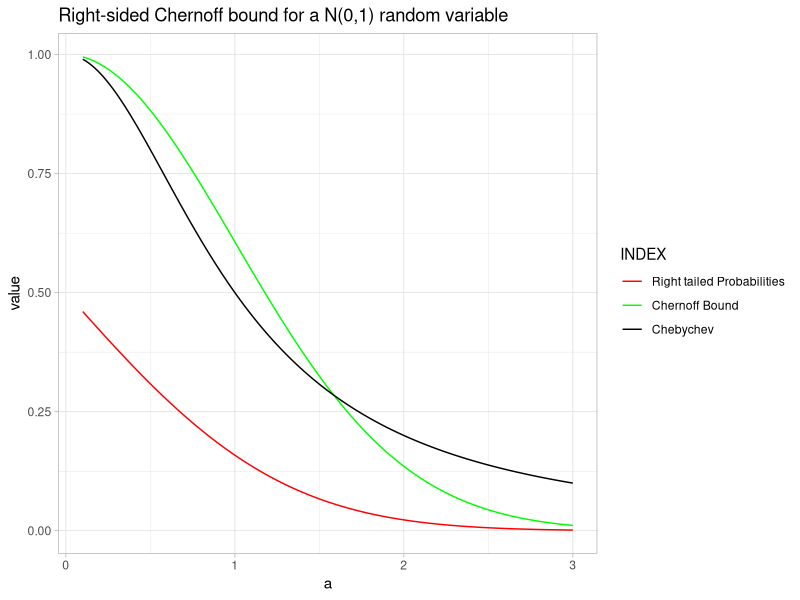
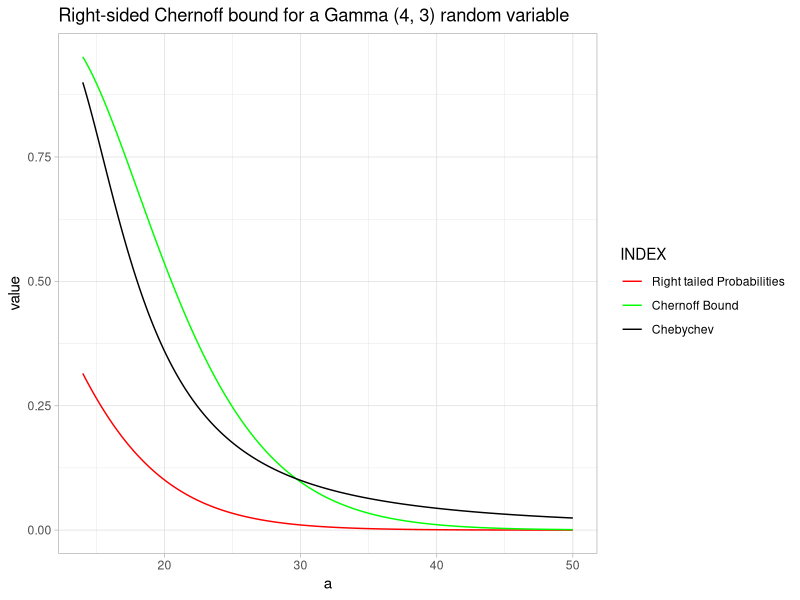
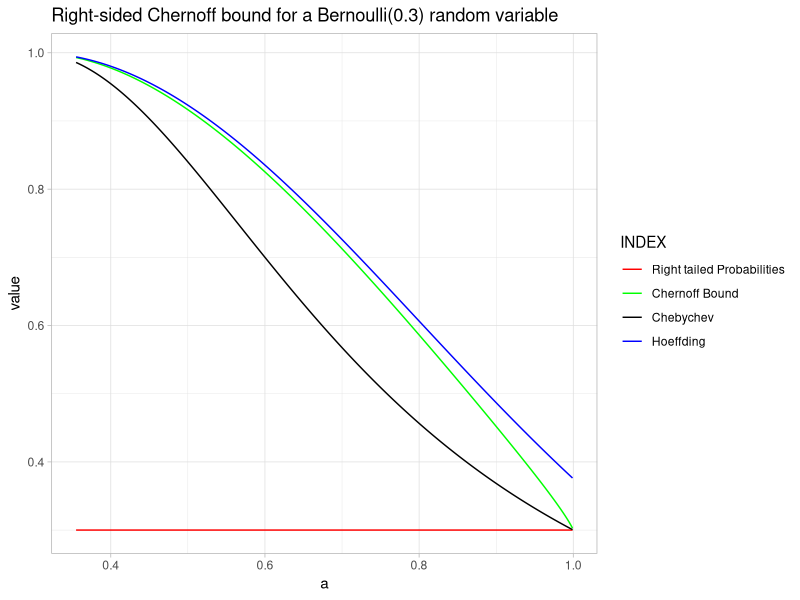
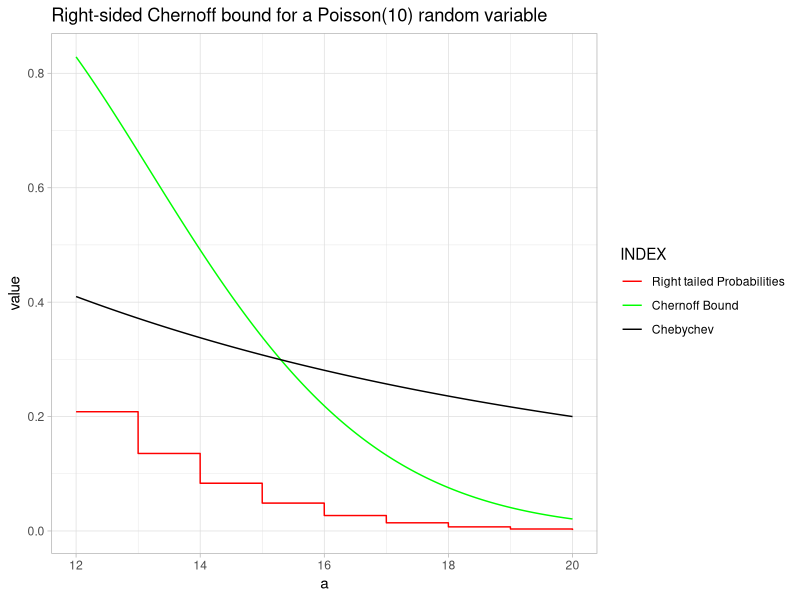

Recreate these plots in R, in order.
## ---- chunk 1
knitr::opts_chunk$set(echo = FALSE,message=F,warning = F)
## ---- chunk 2
#chernoff bound
rm(list=ls())
library(reshape2)
library(ggplot2)

#norm
a = seq(.1,3,.001)
prob = 1 - pnorm(a,0,1)
chernoff = exp(-((a^2)/(2)))
cheby = 1/(1 + (a^2))


p.data=melt(data.frame(a,prob,chernoff,cheby),
            id='a')

ggplot(data=p.data,aes(x=a,y=value,colour=variable))+
  geom_line()+
  labs(title = 'Right-sided Chernoff bound for a N(0,1) random variable')+
  theme(plot.title =element_text(size=16,hjust=.5,face='bold'),
        plot.subtitle = element_text(size=14,hjust=.5,face='italic'),
        legend.title = element_text(hjust=.5),
        axis.title = element_text(face='bold'),
        axis.text=element_text(face='bold'))+theme_light()+
  scale_color_manual(name="INDEX",
                     labels=c('Right tailed Probabilities',
                              'Chernoff Bound','Chebychev'),
                     values=c("red","green",'black'))
## ---- chunk 3
#gamma
a = seq(14,50,.001)
prob = 1 - pgamma(a,shape=4,scale=3)
chernoff = exp(4-(a/3))*((a/12)^4)
cheby = 36/(36 + ((a-12)^2))


p.data=melt(data.frame(a,prob,chernoff,cheby),
            id='a')

ggplot(data=p.data,aes(x=a,y=value,colour=variable))+
  geom_line()+
  labs(title = 'Right-sided Chernoff bound for a Gamma (4, 3) random variable')+
  theme(plot.title =element_text(size=16,hjust=.5,face='bold'),
        plot.subtitle = element_text(size=14,hjust=.5,face='italic'),
        legend.title = element_text(hjust=.5),
        axis.title = element_text(face='bold'),
        axis.text=element_text(face='bold'))+theme_light()+
  scale_color_manual(name="INDEX",
                     labels=c('Right tailed Probabilities',
                              'Chernoff Bound','Chebychev'),
                     values=c("red","green",'black'))
## ---- chunk 4
#bernoulli
p=.3
a = seq(.355,.999,.001)
prob = 1 - pbinom(a,1,p)
chernoff = (((1-p)/(1-a))^(1-a))*((p/a)^a)
cheby = p*(1-p)/((p*(1-p)) + ((a-p)^2))
hoeff = exp(-2*((a-p)^2))

p.data=melt(data.frame(a,prob,chernoff,cheby,hoeff),
            id='a')

ggplot(data=p.data,aes(x=a,y=value,colour=variable))+
  geom_line()+
  labs(title = 'Right-sided Chernoff bound for a Bernoulli(0.3) random variable')+
  theme(plot.title =element_text(size=16,hjust=.5,face='bold'),
        plot.subtitle = element_text(size=14,hjust=.5,face='italic'),
        legend.title = element_text(hjust=.5),
        axis.title = element_text(face='bold'),
        axis.text=element_text(face='bold'))+theme_light()+
  scale_color_manual(name="INDEX",
                     labels=c('Right tailed Probabilities',
                              'Chernoff Bound','Chebychev','Hoeffding'),
                     values=c("red","green",'black','blue'))
## ---- chunk 5
#poisson
lambda=10
a = seq(12,20,.001)
prob = 1 - ppois(a,lambda)
chernoff = ((a/lambda)^(-a))*(exp(a-lambda))
cheby = (100 )/(100 +(a^2))

p.data=melt(data.frame(a,prob,chernoff,cheby),
            id='a')

ggplot(data=p.data,aes(x=a,y=value,colour=variable))+
  geom_line()+
  labs(title = 'Right-sided Chernoff bound for a Poisson(10) random variable')+
  theme(plot.title =element_text(size=16,hjust=.5,face='bold'),
        plot.subtitle = element_text(size=14,hjust=.5,face='italic'),
        legend.title = element_text(hjust=.5),
        axis.title = element_text(face='bold'),
        axis.text=element_text(face='bold'))+theme_light()+
  scale_color_manual(name="INDEX",
                     labels=c('Right tailed Probabilities',
                              'Chernoff Bound','Chebychev'),
                     values=c("red","green",'black'))
